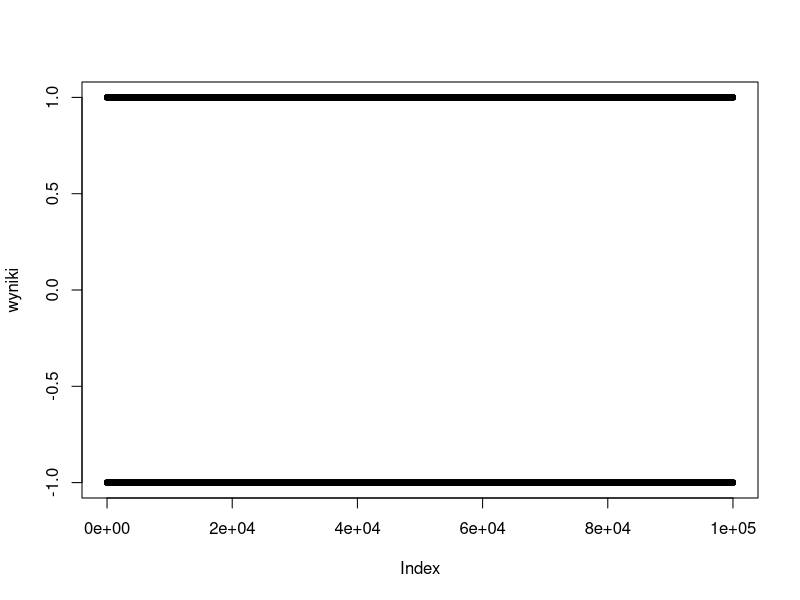
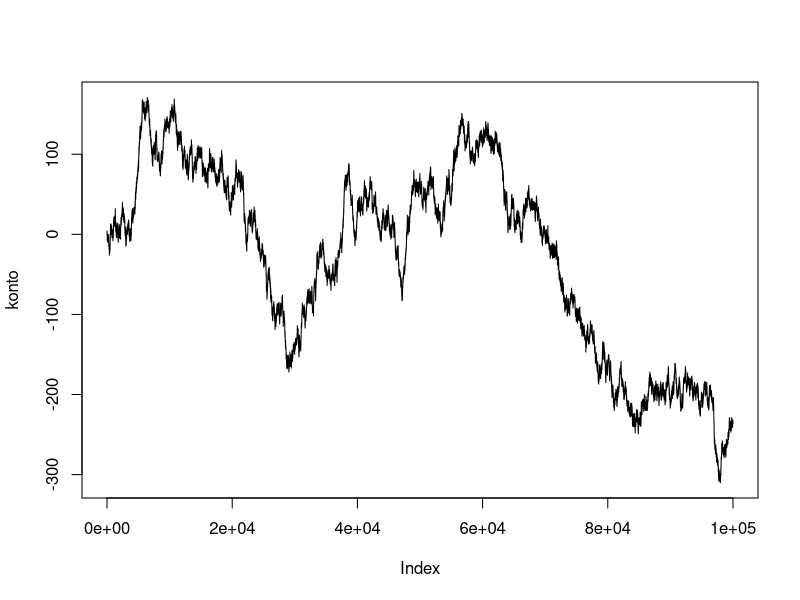

Here is the R script that generated these plots, in order:
N <- 100000

wyniki <- rep(0, N)

for(i in 1:N){
  wyniki[i] <- sample(c(-1,1), 1)
}

mean(wyniki)
plot(wyniki, pch=20)

konto <- cumsum(wyniki)
plot(konto, type="l")